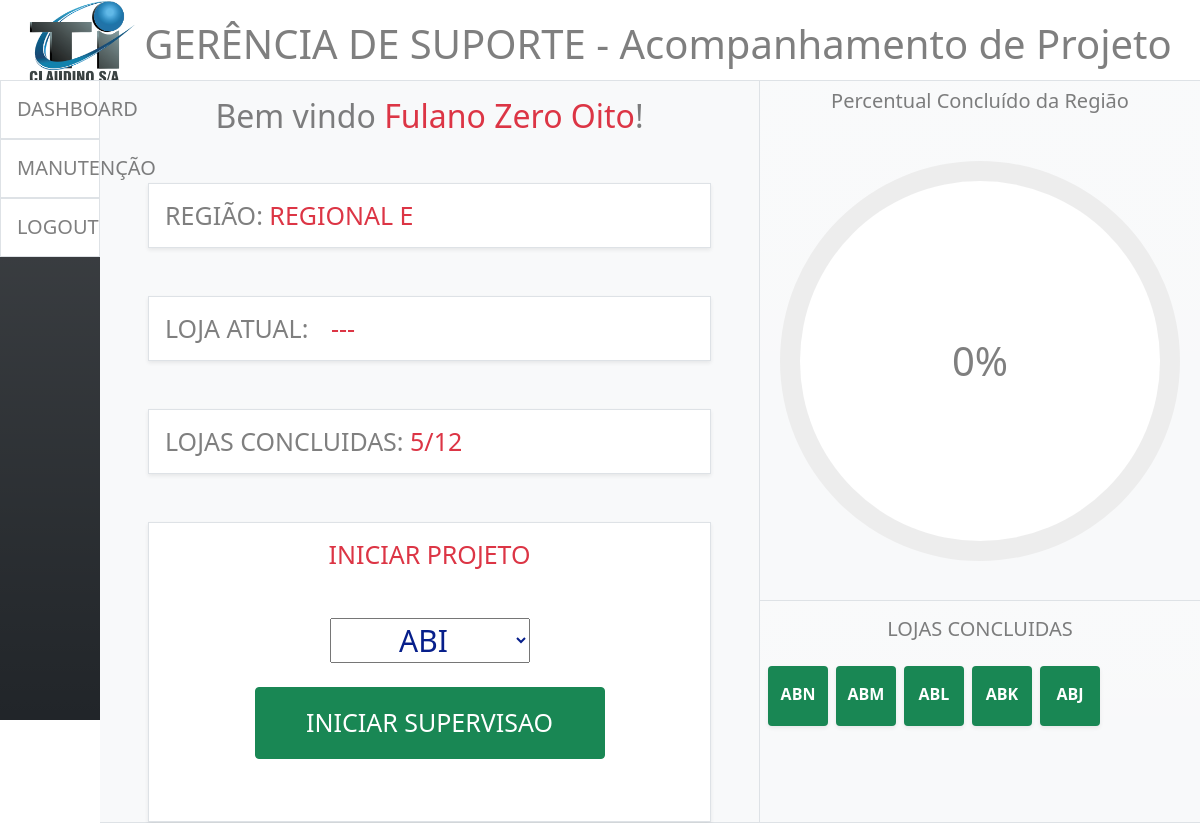
Page /manutencao/ (signed in) on the earlier database version.
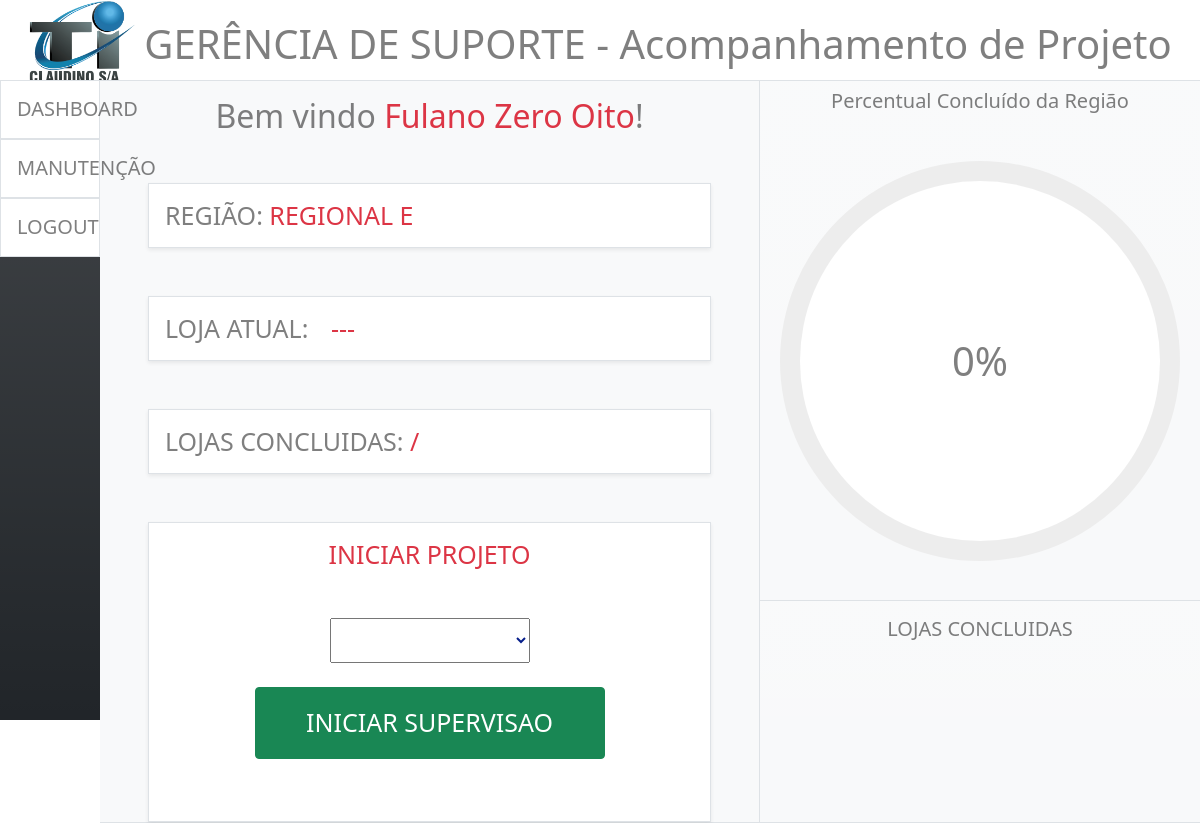
Same page on the later database version.
### dashboard/models.py (models this page shows)
class Suporte(models.Model):
    nome = models.CharField(max_length=100)
    owner = models.OneToOneField(User, on_delete=models.CASCADE)
    regiao = models.ForeignKey(Regional,blank=True, null=True, on_delete=models.CASCADE, related_name='suporte')
    equipe = models.ForeignKey(Equipe, on_delete=models.CASCADE, blank=True, null=True)
    def __str__(self):
        return self.nome
    class Meta:
        verbose_name = 'Suporte'
        verbose_name_plural = 'Suportes'

class Regional(models.Model):
    nome = models.CharField(max_length=100)
    loja_atual = models.CharField(max_length=100,blank=True,null=True,default=None)
    equipe = models.ForeignKey(Equipe,blank=True,null=True, on_delete=models.CASCADE, related_name='regional')
    ativa = models.BooleanField(default=False)
    def __str__(self):
        return self.nome
    def loja_atual_valida(self):
        if self.loja_atual is None:
            return '---'
        return self.loja_atual
    class Meta:
        verbose_name = 'Regional'
        verbose_name_plural = 'Regionais'

class Loja(models.Model):
    nome = models.CharField(max_length=100, unique=True)
    concluida = models.BooleanField(default=False)
    regiao = models.ForeignKey(Regional, blank=True, null=True, on_delete=models.CASCADE, related_name='lojas')
    equipe = models.ForeignKey(Equipe, blank=True, null=True, on_delete=models.CASCADE)
    def __str__(self):
        return self.nome
    def concluidas(self):
        total = Loja.objects.filter(concluida=True).filter(regiao__nome=self.regiao).count()
        return total
    def total_lojas_regiao(self):
        total_lojas = Loja.objects.all().filter(regiao__nome=self.regiao).count()
        return total_lojas
    def lojas_concluidas(self):
        lojas_concluidas = Loja.objects.all().filter(regiao__nome=self.regiao).filter(concluida=True)
        return lojas_concluidas
    def lojas_nao_concluidas(self):
        lojas_nao_concluidas = Loja.objects.filter(regiao__nome=self.regiao).filter(concluida=False)
        return lojas_nao_concluidas
    def percentual_concluido(self):
        total = Loja.objects.filter(concluida=True).filter(regiao__nome=self.regiao).count()
        total_lojas = Loja.objects.all().filter(regiao__nome=self.regiao).count()
        percentual = ((total/total_lojas)*100)
        return int(percentual)
    class Meta:
        verbose_name = 'Loja'
        verbose_name_plural = 'Lojas'

### dashboard/views.py (the view)
# urls.py: path('manutencao/', manutencao, name='manutencao' ),
@login_required
def manutencao(request):
    projetos = Dashboard.objects.all()
    regiao = Regional.objects.filter(equipe__nome=request.user.suporte.equipe, ativa=True)
    lojas_regiao = []
    for loja in regiao[0].lojas.all():
        lojas_regiao.append(loja.nome)
    if regiao[0].loja_atual in lojas_regiao:
        return redirect('encerrar-manutencao')
    if request.method == 'POST':
        regiao = Regional.objects.get(equipe__nome=request.user.suporte.equipe, ativa=True)
        loja_ativa = request.POST['lojas']
        regiao.loja_atual = loja_ativa
        regiao.save()
        return redirect('encerrar-manutencao')
    return render(request, 'manutencao.html', {'projetos': projetos})

### dashboard/models.py (called while the page is built)
    def __str__(self):
        return self.nome

### dashboard/templates/manutencao.html (shortened to what this page needs)
{% extends 'index.html' %}
{% block base %}
    <div class="container-fluid border-top row p-0  m-0 border-bottom col-11">
        <div class="col-7 pt-3 border-end bg-light p-0" style="width: 60%;">
            <div class="text-center">
                <span class="display-6 text-black-50" style="font-size: xx-large;">Bem vindo <span class="text-danger">{{request.user.suporte}}</span>!</span>
            </div>
            <div class="mt-5 ms-5 me-5  text-black-50 border shadow-sm p-3 bg-white">
                <span class="display-6" style="font-size: 25px;">REGIÃO:<span class="text-danger"> {{request.user.suporte.regiao}}</span></span>
            </div>
            <div class="mt-5 ms-5 me-5  text-black-50 border shadow-sm p-3 bg-white">
                <span class="display-6" style="font-size: 25px;">LOJA ATUAL:<span class="text-danger ms-3" id="loja-atual"> {{request.user.suporte.regiao.loja_atual_valida}}</span></span>
            </div>
            <div class="mt-5 ms-5 me-5 text-black-50 border shadow-sm p-3 bg-white">
                <span class="display-6" style="font-size: 25px;">LOJAS CONCLUIDAS:<span class="text-danger"> {{request.user.suporte.regiao.lojas.first.concluidas}}/{{request.user.suporte.regiao.lojas.first.total_lojas_regiao}}</span></span>
            </div>
            {%block manutencao%}
            <div class="manutencao-um border mt-5 ms-5 pt-3 me-5 bg-white shadow-sm text-center" style="height: 300px;">
                <span class="display-6 text-danger" style="font-size: 25px;">INICIAR PROJETO</span>
                <div class="forms-projeto">
                    <form action="{% url 'manutencao'%}" method="POST">
                        <select class="display-6 mt-5" name="lojas" style="font-size: 30px; color: rgb(7, 31, 139); width: 200px;">
                            {%for loja in request.user.suporte.regiao.lojas.first.lojas_nao_concluidas%}<option class="text-center">{{loja}}</option>{%endfor%}
                        </select>
                        <div class="d-flex justify-content-center mt-4">
                            <input class="btn btn-success p-3" type="submit" style="width: 350px; font-size: 25px;" value="INICIAR SUPERVISAO">
                        </div>
                    </form>
                </div>
            </div>
            {%endblock%}
        </div>
        <div class="col-4 m-0 p-0" style="width: 40%;">
            <div class="d-block bg-light bg-gradient" style="height: 70%;">
                <div class="text-center pt-2">
                    <span class="display-6 text-black-50" style="font-size: 20px;">
                        Percentual Concluído da Região
                    </span>
                </div>
                <div class="circulo-progresso border-bottom pb-4 d-flex justify-content-center align-items-center" style="height: 100%;">
                    <div class="circulo-manutencao" style="height: 400px;width: 400px; position:relative;border-radius: 50%;background: conic-gradient(#069aef 0deg, #ededed 0deg);display: flex;align-items: center; justify-content: center;">
                        <span class="progresso-manutencao display-6 text-black-50 ">0%</span>
                    </div>
                </div>
            </div>
            <div class="bg-light bg-gradient" style="height: 30%;">
                <div class="d-block  border-top text-black-50 p-3 text-center">
                    <span class="display-6" style="font-size: 20px;">LOJAS CONCLUIDAS</span>
                </div>
                <div class="d-flex flex-wrap text-center justify-content-start">
                    {%for loja in request.user.suporte.regiao.lojas.first.lojas_concluidas%}
                    <div class="loja-regiao d-inline-block pt-3 mt-2 ms-2 rounded bg-success text-white shadow-sm" style="height: 60px;width: 60px ;font-weight:bold;">
                            {{loja}}
                    </div>
                    {%endfor%}
                </div>
            </div>
        </div>
    </div>
{% endblock  %}

### dashboard/templates/index.html (shortened to what this page needs)
{%load static%}<!doctype html>
<html lang="pt-br">
  <head>
    <link href="https://cdn.jsdelivr.net/npm/bootstrap@5.0.2/dist/css/bootstrap.min.css" rel="stylesheet">
    <link href="{%static 'css/style.css'%}" rel="stylesheet">
  </head>
  <body>
    <div>
        <div class="dash-head row m-0 bg-white bg-gradient" style="height: 10vh;">
            <div class="col-1 ms-3">
                <img src="../static/img/logo.png" style="width: 110px;">
            </div>
            <div class="col d-flex justify-content-center align-items-center">
                <span class="display-6 text-black-50" style="font-size: x-larger;"><span class="bolder">GERÊNCIA DE SUPORTE</span> - Acompanhamento de Projeto</span>
            </div>
        </div>
        <div class="dash-body row m-0" style="height: 80vh;">
            <div class="sidebar bg-dark col-1 bg-gradient p-0" style="height: 100%;">
                <div    >
                    <div class="btn-group d-flex flex-column">
                        <button type="button" class="bg-white text-black-50 p-3 border">
                            <span class="display-6" style="font-size: 20px;"><a class="text-decoration-none text-black-50" href="{%url 'index'%}">DASHBOARD</a></span>
                        </button>
                        {%if request.user.is_authenticated%}
                        <button type="button" class="bg-white text-black-50 p-3 border">
                            <span class="display-6" style="font-size: 20px;"><a class="text-decoration-none text-black-50" href="{%url 'manutencao'%}">MANUTENÇÃO</a></span>
                        </button>
                        <button type="button" class="bg-white text-black-50 p-3 border">
                            <span class="display-6" style="font-size: 20px;"><a class="text-decoration-none text-black-50" href="{%url 'logout'%}">LOGOUT</a></span>
                        </button>
                        {%else%}
                        <button type="button" class="bg-white text-black-50 p-3 border">
                            <span class="display-6" style="font-size: 20px;"><a class="text-decoration-none text-black-50" href="{%url 'login'%}">LOGIN</a></span>
                        </button>
                        {%endif%}
                    </div>
                </div>
            </div>
            {%block base %}{%endblock%}
        </div>
    </div>
  </body>
</html>

### dashboard/static/css/style.css (style rules this page uses)
.circulo-manutencao::before { content: ''; position: absolute; height: 90%; width: 90%; border-radius: 50%; background-color: #fff; }
.progresso-manutencao { position: relative; }
.bolder { font-weight:400 ; }

Differences in the rows shown:
removed Loja: nome "ABN"
removed Loja: nome "ABM"
removed Loja: nome "ABL"
removed Loja: nome "ABK"
removed Loja: nome "ABJ"
Other differences:
form field lojas: "ABI" → (not shown)
{{ request.user.suporte.regiao.lojas.first.concluidas }}: "5" → (not shown)
{{ request.user.suporte.regiao.lojas.first.total_lojas_regiao }}: "12" → (not shown)
